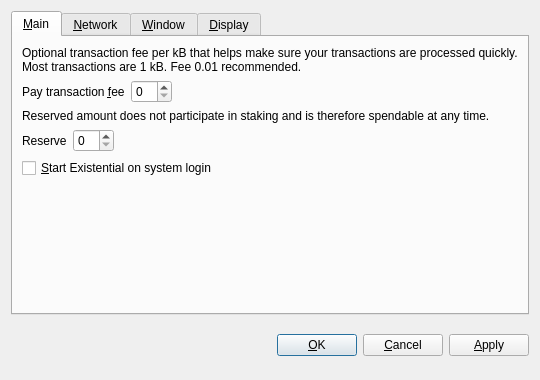
<?xml version="1.0" encoding="UTF-8"?>
<ui version="4.0">
 <class>OptionsDialog</class>
 <widget class="QDialog" name="OptionsDialog">
  <property name="geometry">
   <rect>
    <x>0</x>
    <y>0</y>
    <width>540</width>
    <height>380</height>
   </rect>
  </property>
  <property name="windowTitle">
   <string>Options</string>
  </property>
  <property name="modal">
   <bool>true</bool>
  </property>
  <layout class="QVBoxLayout" name="verticalLayout">
   <item>
    <widget class="QTabWidget" name="tabWidget">
     <property name="tabPosition">
      <enum>QTabWidget::North</enum>
     </property>
     <property name="currentIndex">
      <number>0</number>
     </property>
     <widget class="QWidget" name="tabMain">
      <attribute name="title">
       <string>&amp;Main</string>
      </attribute>
      <layout class="QVBoxLayout" name="verticalLayout_Main">
       <item>
        <widget class="QLabel" name="transactionFeeInfoLabel">
         <property name="text">
          <string>Optional transaction fee per kB that helps make sure your transactions are processed quickly. Most transactions are 1 kB. Fee 0.01 recommended.</string>
         </property>
         <property name="textFormat">
          <enum>Qt::PlainText</enum>
         </property>
         <property name="wordWrap">
          <bool>true</bool>
         </property>
        </widget>
       </item>
       <item>
        <layout class="QHBoxLayout" name="horizontalLayoutFee">
         <item>
          <widget class="QLabel" name="transactionFeeLabel">
           <property name="text">
            <string>Pay transaction &amp;fee</string>
           </property>
           <property name="textFormat">
            <enum>Qt::PlainText</enum>
           </property>
           <property name="buddy">
            <cstring>transactionFee</cstring>
           </property>
          </widget>
         </item>
         <item>
          <widget class="BitcoinAmountField" name="transactionFee"/>
         </item>
         <item>
          <spacer name="horizontalSpacerFee">
           <property name="orientation">
            <enum>Qt::Horizontal</enum>
           </property>
           <property name="sizeHint" stdset="0">
            <size>
             <width>40</width>
             <height>20</height>
            </size>
           </property>
          </spacer>
         </item>
        </layout>
       </item>
       <item>
        <widget class="QLabel" name="reserveBalanceInfoLabel">
         <property name="text">
          <string>Reserved amount does not participate in staking and is therefore spendable at any time.</string>
         </property>
         <property name="textFormat">
          <enum>Qt::PlainText</enum>
         </property>
         <property name="wordWrap">
          <bool>true</bool>
         </property>
        </widget>
       </item>
       <item>
        <layout class="QHBoxLayout" name="horizontalLayoutReserveBalance">
         <item>
          <widget class="QLabel" name="reserveBalanceLabel">
           <property name="text">
            <string>Reserve</string>
           </property>
           <property name="textFormat">
            <enum>Qt::PlainText</enum>
           </property>
           <property name="buddy">
            <cstring>reserveBalance</cstring>
           </property>
          </widget>
         </item>
         <item>
          <widget class="BitcoinAmountField" name="reserveBalance"/>
         </item>
         <item>
          <spacer name="horizontalSpacerReserveBalance">
           <property name="orientation">
            <enum>Qt::Horizontal</enum>
           </property>
           <property name="sizeHint" stdset="0">
            <size>
             <width>40</width>
             <height>20</height>
            </size>
           </property>
          </spacer>
         </item>
        </layout>
       </item>
       <item>
        <widget class="QCheckBox" name="bitcoinAtStartup">
         <property name="toolTip">
          <string>Automatically start Existential after logging in to the system.</string>
         </property>
         <property name="text">
          <string>&amp;Start Existential on system login</string>
         </property>
        </widget>
       </item>
       <item>
        <spacer name="verticalSpacer_Main">
         <property name="orientation">
          <enum>Qt::Vertical</enum>
         </property>
         <property name="sizeHint" stdset="0">
          <size>
           <width>20</width>
           <height>40</height>
          </size>
         </property>
        </spacer>
       </item>
      </layout>
     </widget>
     <widget class="QWidget" name="tabNetwork">
      <attribute name="title">
       <string>&amp;Network</string>
      </attribute>
      <layout class="QVBoxLayout" name="verticalLayout_Network">
       <item>
        <widget class="QCheckBox" name="mapPortUpnp">
         <property name="toolTip">
          <string>Automatically open the Existential client port on the router. This only works when your router supports UPnP and it is enabled.</string>
         </property>
         <property name="text">
          <string>Map port using &amp;UPnP</string>
         </property>
        </widget>
       </item>
       <item>
        <widget class="QCheckBox" name="connectSocks">
         <property name="toolTip">
          <string>Connect to the Existential network through a SOCKS proxy (e.g. when connecting through Tor).</string>
         </property>
         <property name="text">
          <string>&amp;Connect through SOCKS proxy:</string>
         </property>
        </widget>
       </item>
       <item>
        <layout class="QHBoxLayout" name="horizontalLayout_Network">
         <item>
          <widget class="QLabel" name="proxyIpLabel">
           <property name="text">
            <string>Proxy &amp;IP:</string>
           </property>
           <property name="textFormat">
            <enum>Qt::PlainText</enum>
           </property>
           <property name="buddy">
            <cstring>proxyIp</cstring>
           </property>
          </widget>
         </item>
         <item>
          <widget class="QValidatedLineEdit" name="proxyIp">
           <property name="maximumSize">
            <size>
             <width>140</width>
             <height>16777215</height>
            </size>
           </property>
           <property name="toolTip">
            <string>IP address of the proxy (e.g. 127.0.0.1)</string>
           </property>
          </widget>
         </item>
         <item>
          <widget class="QLabel" name="proxyPortLabel">
           <property name="text">
            <string>&amp;Port:</string>
           </property>
           <property name="textFormat">
            <enum>Qt::PlainText</enum>
           </property>
           <property name="buddy">
            <cstring>proxyPort</cstring>
           </property>
          </widget>
         </item>
         <item>
          <widget class="QLineEdit" name="proxyPort">
           <property name="maximumSize">
            <size>
             <width>55</width>
             <height>16777215</height>
            </size>
           </property>
           <property name="toolTip">
            <string>Port of the proxy (e.g. 9050)</string>
           </property>
          </widget>
         </item>
         <item>
          <widget class="QLabel" name="socksVersionLabel">
           <property name="text">
            <string>SOCKS &amp;Version:</string>
           </property>
           <property name="textFormat">
            <enum>Qt::PlainText</enum>
           </property>
           <property name="buddy">
            <cstring>socksVersion</cstring>
           </property>
          </widget>
         </item>
         <item>
          <widget class="QValueComboBox" name="socksVersion">
           <property name="toolTip">
            <string>SOCKS version of the proxy (e.g. 5)</string>
           </property>
          </widget>
         </item>
         <item>
          <spacer name="horizontalSpacer_Network">
           <property name="orientation">
            <enum>Qt::Horizontal</enum>
           </property>
           <property name="sizeHint" stdset="0">
            <size>
             <width>40</width>
             <height>20</height>
            </size>
           </property>
          </spacer>
         </item>
        </layout>
       </item>
       <item>
        <spacer name="verticalSpacer_Network">
         <property name="orientation">
          <enum>Qt::Vertical</enum>
         </property>
         <property name="sizeHint" stdset="0">
          <size>
           <width>20</width>
           <height>40</height>
          </size>
         </property>
        </spacer>
       </item>
      </layout>
     </widget>
     <widget class="QWidget" name="tabWindow">
      <attribute name="title">
       <string>&amp;Window</string>
      </attribute>
      <layout class="QVBoxLayout" name="verticalLayout_Window">
       <item>
        <widget class="QCheckBox" name="minimizeToTray">
         <property name="toolTip">
          <string>Show only a tray icon after minimizing the window.</string>
         </property>
         <property name="text">
          <string>&amp;Minimize to the tray instead of the taskbar</string>
         </property>
        </widget>
       </item>
       <item>
        <widget class="QCheckBox" name="minimizeOnClose">
         <property name="toolTip">
          <string>Minimize instead of exit the application when the window is closed. When this option is enabled, the application will be closed only after selecting Quit in the menu.</string>
         </property>
         <property name="text">
          <string>M&amp;inimize on close</string>
         </property>
        </widget>
       </item>
       <item>
        <spacer name="verticalSpacer_Window">
         <property name="orientation">
          <enum>Qt::Vertical</enum>
         </property>
         <property name="sizeHint" stdset="0">
          <size>
           <width>20</width>
           <height>40</height>
          </size>
         </property>
        </spacer>
       </item>
      </layout>
     </widget>
     <widget class="QWidget" name="tabDisplay">
      <attribute name="title">
       <string>&amp;Display</string>
      </attribute>
      <layout class="QVBoxLayout" name="verticalLayout_Display">
       <item>
        <layout class="QHBoxLayout" name="horizontalLayout_1_Display">
         <item>
          <widget class="QLabel" name="langLabel">
           <property name="text">
            <string>User Interface &amp;language:</string>
           </property>
           <property name="textFormat">
            <enum>Qt::PlainText</enum>
           </property>
           <property name="buddy">
            <cstring>lang</cstring>
           </property>
          </widget>
         </item>
         <item>
          <widget class="QValueComboBox" name="lang">
           <property name="toolTip">
            <string>The user interface language can be set here. This setting will take effect after restarting Existential.</string>
           </property>
          </widget>
         </item>
        </layout>
       </item>
       <item>
        <layout class="QHBoxLayout" name="horizontalLayout_2_Display">
         <item>
          <widget class="QLabel" name="unitLabel">
           <property name="text">
            <string>&amp;Unit to show amounts in:</string>
           </property>
           <property name="textFormat">
            <enum>Qt::PlainText</enum>
           </property>
           <property name="buddy">
            <cstring>unit</cstring>
           </property>
          </widget>
         </item>
         <item>
          <widget class="QValueComboBox" name="unit">
           <property name="toolTip">
            <string>Choose the default subdivision unit to show in the interface and when sending coins.</string>
           </property>
          </widget>
         </item>
        </layout>
       </item>
       <item>
        <widget class="QCheckBox" name="displayAddresses">
         <property name="toolTip">
          <string>Whether to show Existential addresses in the transaction list or not.</string>
         </property>
         <property name="text">
          <string>&amp;Display addresses in transaction list</string>
         </property>
        </widget>
       </item>
       <item>
        <widget class="QCheckBox" name="coinControlFeatures">
         <property name="toolTip">
          <string>Whether to show coin control features or not.</string>
         </property>
         <property name="text">
          <string>Display coin &amp;control features (experts only!)</string>
         </property>
        </widget>
       </item>
       <item>
        <spacer name="verticalSpacer_Display">
         <property name="orientation">
          <enum>Qt::Vertical</enum>
         </property>
         <property name="sizeHint" stdset="0">
          <size>
           <width>20</width>
           <height>40</height>
          </size>
         </property>
        </spacer>
       </item>
      </layout>
     </widget>
    </widget>
   </item>
   <item>
    <layout class="QHBoxLayout" name="horizontalLayout_Buttons">
     <item>
      <spacer name="horizontalSpacer_1">
       <property name="orientation">
        <enum>Qt::Horizontal</enum>
       </property>
       <property name="sizeHint" stdset="0">
        <size>
         <width>40</width>
         <height>48</height>
        </size>
       </property>
      </spacer>
     </item>
     <item>
      <widget class="QLabel" name="statusLabel">
       <property name="font">
        <font>
         <weight>75</weight>
         <bold>true</bold>
        </font>
       </property>
       <property name="text">
        <string/>
       </property>
       <property name="textFormat">
        <enum>Qt::PlainText</enum>
       </property>
       <property name="wordWrap">
        <bool>true</bool>
       </property>
      </widget>
     </item>
     <item>
      <spacer name="horizontalSpacer_2">
       <property name="orientation">
        <enum>Qt::Horizontal</enum>
       </property>
       <property name="sizeHint" stdset="0">
        <size>
         <width>40</width>
         <height>48</height>
        </size>
       </property>
      </spacer>
     </item>
     <item>
      <widget class="QPushButton" name="okButton">
       <property name="text">
        <string>&amp;OK</string>
       </property>
      </widget>
     </item>
     <item>
      <widget class="QPushButton" name="cancelButton">
       <property name="text">
        <string>&amp;Cancel</string>
       </property>
       <property name="autoDefault">
        <bool>false</bool>
       </property>
      </widget>
     </item>
     <item>
      <widget class="QPushButton" name="applyButton">
       <property name="text">
        <string>&amp;Apply</string>
       </property>
       <property name="autoDefault">
        <bool>false</bool>
       </property>
      </widget>
     </item>
    </layout>
   </item>
  </layout>
 </widget>
 <customwidgets>
  <customwidget>
   <class>BitcoinAmountField</class>
   <extends>QSpinBox</extends>
   <header>bitcoinamountfield.h</header>
  </customwidget>
  <customwidget>
   <class>QValueComboBox</class>
   <extends>QComboBox</extends>
   <header>qvaluecombobox.h</header>
  </customwidget>
  <customwidget>
   <class>QValidatedLineEdit</class>
   <extends>QLineEdit</extends>
   <header>qvalidatedlineedit.h</header>
  </customwidget>
 </customwidgets>
 <resources/>
 <connections/>
</ui>
